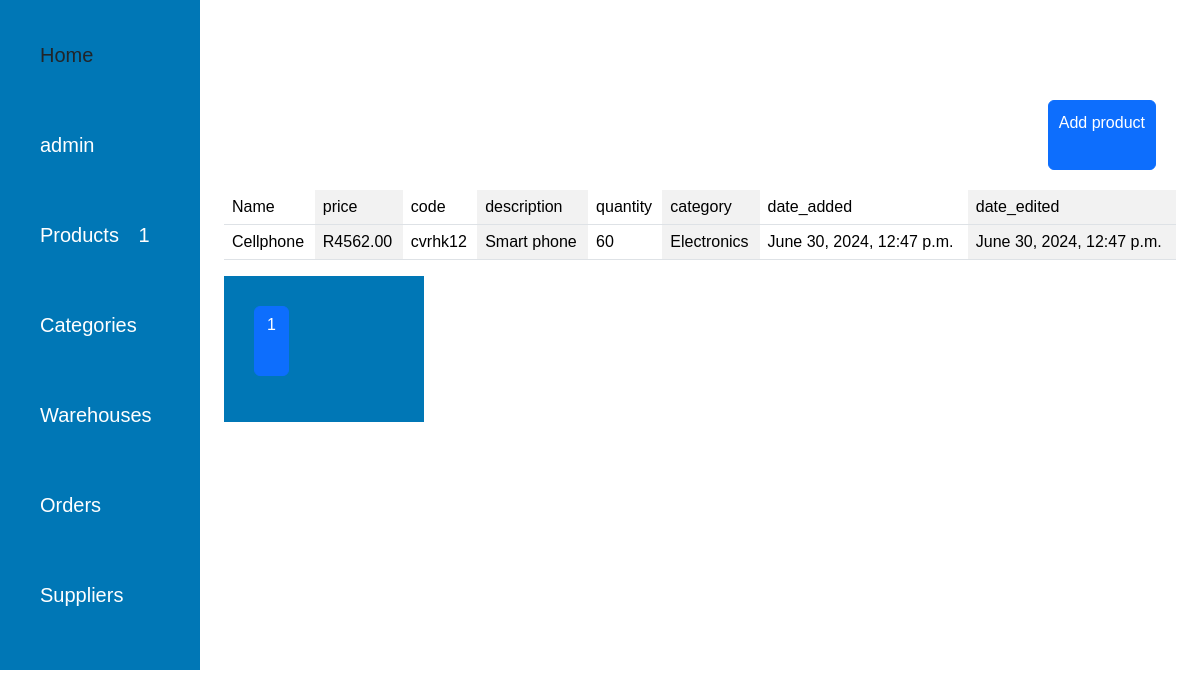
Before: /products/ with the older database file.
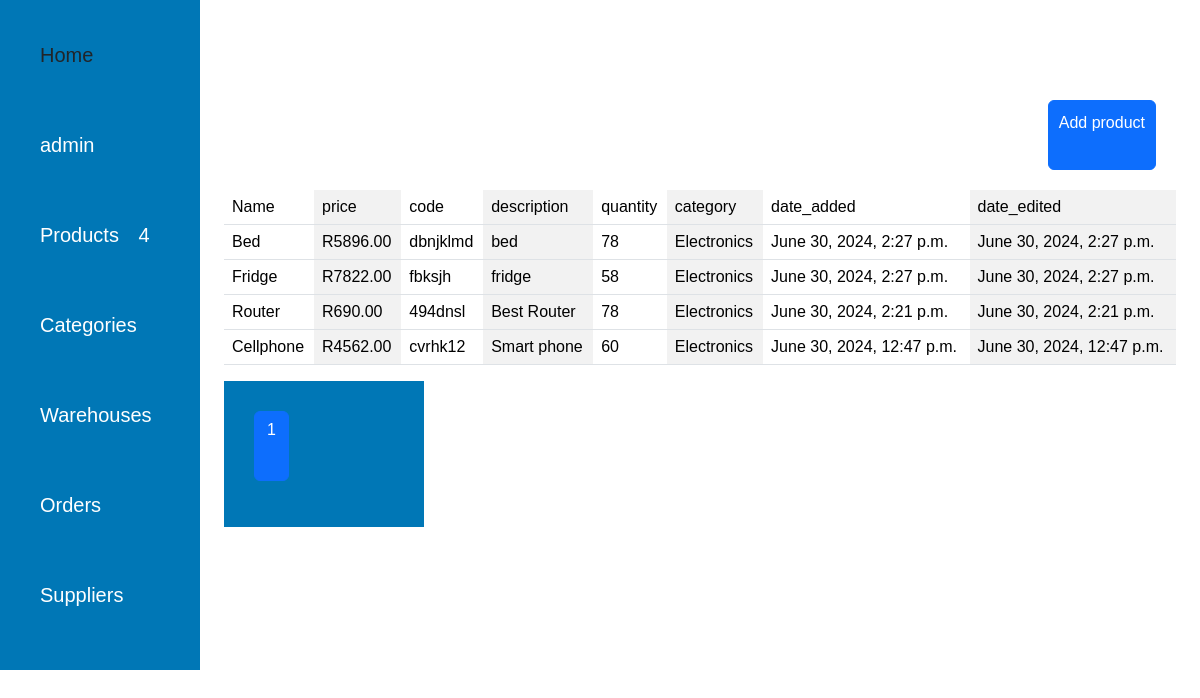
After: the same page with the newer database file.
### product/models.py (models this page shows, shortened)
class Product(models.Model):
    name = models.CharField(max_length=255)
    description = models.TextField(blank=True)
    product_code = models.CharField(max_length=50, unique=True)
    price = models.DecimalField(max_digits=10, decimal_places=2)
    quantity = models.IntegerField(default=0)
    category = models.ForeignKey(Category, on_delete=models.SET_NULL, null=True, blank=True)
    date_added = models.DateTimeField(auto_now_add=True)
    date_edited = models.DateTimeField(auto_now=True)
    class Meta:
        ordering = ["-date_added"]

### category/models.py (models this page shows)
class Category(models.Model):
    name = models.CharField(max_length=100)
    date_added = models.DateTimeField(auto_now_add=True)
    date_edited = models.DateTimeField(auto_now=True)
    def __str__(self):
        return self.name

### product/views.py (the view)
# urls.py: path("",views.get_products,name="get_products"),
def get_products(request):
    products = Product.objects.all()
    paginator = Paginator(products, 5)  # Show 10 products per page
    page_number = request.GET.get('page')
    product_count = Product.objects.count()
    page_obj = paginator.get_page(page_number)
    return render(request, 'product/products.html', {'page_obj': page_obj,"product_count":product_count})

### product/templates/product/products.html (shortened to what this page needs)
{%extends "base.html"%}
{%block content%}
<div class="container">
    <div class="col-12 text-end">
        <a href="{% url 'add_product' %}" id="addProduct" class="btn btn-primary">Add product</a>
    </div>
<table class="table table-striped-columns">
    <thead>
      <tr>
        <td>Name</td>
        <td>price</td>
        <td>code</td>
        <td>description</td>
        <td>quantity</td>
        <td>category</td>
        <td>date_added</td>
        <td>date_edited</td>
      </tr>
    </thead>
    <tbody>
        {%for p in page_obj%}
      <tr>
        <td>{{p.name}}</td>
        <td>R{{p.price}}</td>
        <td>{{p.product_code}}</td>
        <td>{{p.description}}</td>
        <td>{{p.quantity}}</td>
        <td>{{p.category}}</td>
        <td>{{p.date_added}}</td>
        <td>{{p.date_edited}}</td>
      </tr>
     {%endfor%}
    </tbody>
  </table>
  <nav>
    <ul class="pagination">
        {% for num in page_obj.paginator.page_range %}
            {% if page_obj.number == num %}
                <li class="page-item active"><a class="page-link" href="?page={{ num }}">{{ num }}</a></li>
            {% elif num > page_obj.number|add:'-3' and num < page_obj.number|add:'3' %}
                <li class="page-item"><a class="page-link" href="?page={{ num }}">{{ num }}</a></li>
            {% endif %}
        {% endfor %}
    </ul>
</nav>
{%endblock%}

### templates/base.html (shortened to what this page needs)
<!DOCTYPE html>
<html lang="en">
<head>
    <link href="https://cdn.jsdelivr.net/npm/bootstrap@5.3.3/dist/css/bootstrap.min.css" rel="stylesheet">
</head>
<body>
    <div class="main">
        <div class="sidebar">
            {%include "header.html"%}
        </div>
        <div class="container">
            {% block content %}
            {% endblock %}
</div>
</body>
</html>

### templates/header.html (shortened to what this page needs)
<div>
    <nav>
        <a>Home</a>
        <a href ="/admin">admin</a>
        <a href ="{% url 'get_products'%}">Products <span id="item-count">{{product_count}}</span> </a>
        <a href ="{%url 'get_categories'%}">Categories<span id="item-count">{{cat_count}}</span></a>
        <a href ="{%url 'get_warehouses'%}">Warehouses </a>
        <a href ="{%url 'get_orders'%}">Orders <span id="item-count">{{order_count}}</span></a>
        <a href ="{%url 'get_suppliers'%}">Suppliers <span id="item-count">{{supplier_count}}</span></a>
    </nav>
</div>

### product/templates/product/products.html (style rules this page uses)
#addProduct { text-align:center; padding:10px; margin-top:20px; }

### templates/base.html (style rules this page uses)
.main { display:grid; grid-template-columns:1fr 7fr; }
.container { margin-top:40px; }
.sidebar { width:200px; height:60px; }

Changed rows visible on the page:
added Product: name "Bed", price "5896.00", product_code "dbnjklmd", description "bed", quantity "78", category "Electronics", date_added "June 30, 2024, 2:27 p.m.", date_edited "June 30, 2024, 2:27 p.m."
added Product: name "Fridge", price "7822.00", product_code "fbksjh", description "fridge", quantity "58", category "Electronics", date_added "June 30, 2024, 2:27 p.m.", date_edited "June 30, 2024, 2:27 p.m."
added Product: name "Router", price "690.00", product_code "494dnsl", description "Best Router", quantity "78", category "Electronics", date_added "June 30, 2024, 2:21 p.m.", date_edited "June 30, 2024, 2:21 p.m."
Other visible differences:
{{ product_count }}: "1" → "4"
